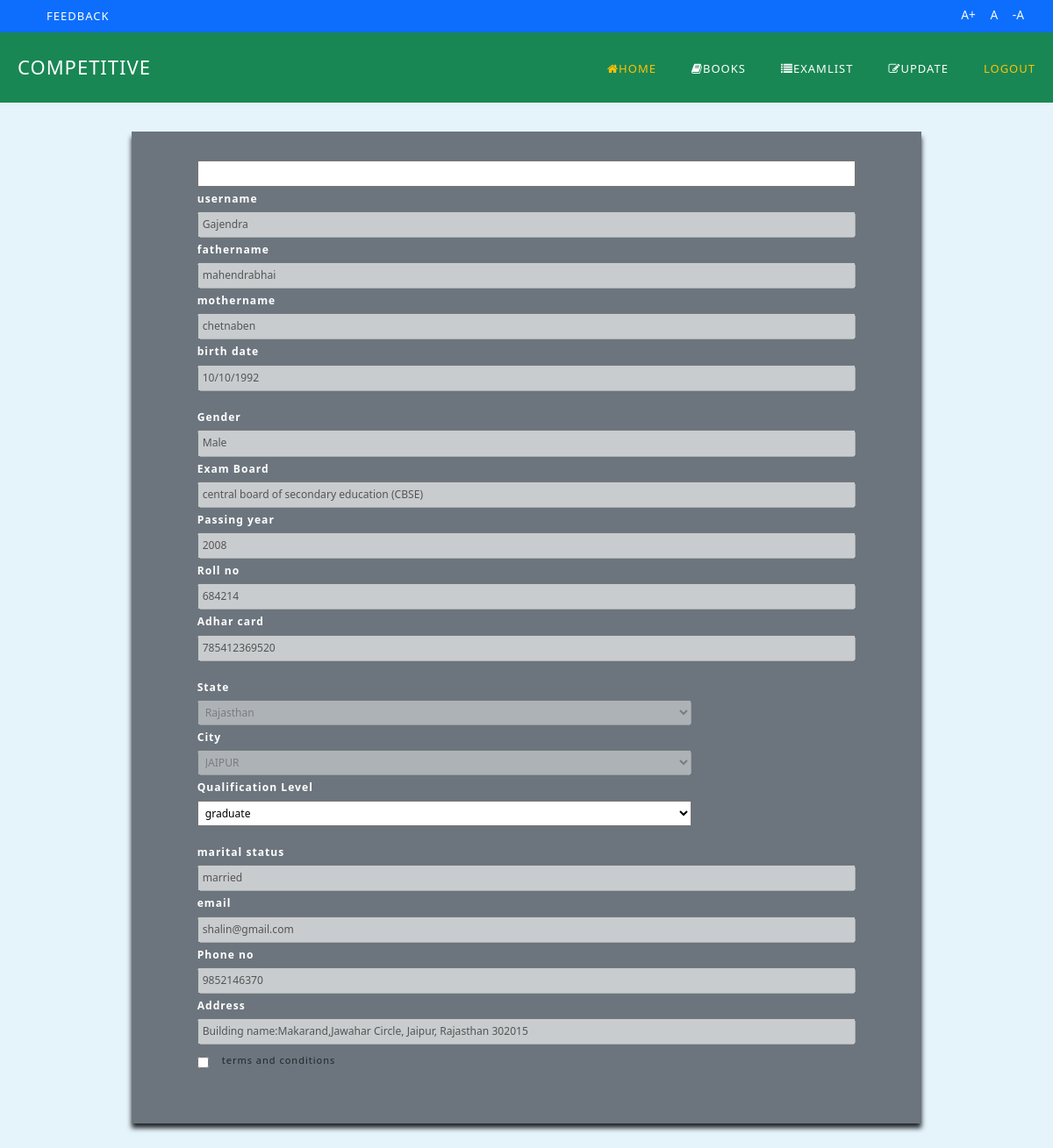
/apply_exam.php (signed in), run on the app's committed database.
### tables this page shows
CREATE TABLE `user` (
  `userid` int(4) NOT NULL,
  `username` varchar(100) NOT NULL,
  `fathername` varchar(100) NOT NULL,
  `mothername` varchar(100) NOT NULL,
  `birthdate` date NOT NULL,
  `gender` varchar(10) NOT NULL,
  `state` varchar(50) NOT NULL,
  `city` varchar(50) NOT NULL,
  `examboard` varchar(100) NOT NULL,
  `passingyear` int(10) NOT NULL,
  `rollno` int(25) NOT NULL,
  `qualification` varchar(100) NOT NULL,
  `email` varchar(100) NOT NULL,
  `phone` bigint(20) NOT NULL,
  `address` varchar(512) NOT NULL,
  `adharcard` bigint(20) NOT NULL,
  `loginid` varchar(100) NOT NULL,
  `password` varchar(100) NOT NULL,
  `imagefile` varchar(256) NOT NULL,
  `signfile` varchar(256) NOT NULL,
  `status` varchar(10) NOT NULL,
  `lastupdate` date NOT NULL DEFAULT current_timestamp()
);

### admin/databaseClass.php (called while the page is built)
<?php
    class DbConnection
    {
        private $server = "localhost";
        private $user = "root";
        private $pass = "";
        protected function database()
        {
            try
            {
                $conn = new PDO('mysql:host='.$this->server.';dbname=competitive', $this->user, $this->pass);
                $conn->setAttribute(PDO::ATTR_ERRMODE, PDO::ERRMODE_EXCEPTION);
                return $conn;
            }catch (PDOException $e)
            {
                echo $e->getMessage();
            }
        }
    }
?>

### admin/userClass.php (called while the page is built, shortened)
<?php
    class User extends DbConnection
    {
        public function userDataById($id)
        {
            $sql = "SELECT * FROM user WHERE userid = $id";
            $res = $this->database()->query($sql);
            foreach($res as $user){     }
            return $user;
        }
    }
?>

### apply_exam.php (the view, shortened to what this page needs)
<!DOCTYPE html>
<html lang="en">
<head>
</head>
<body>
    <?php include "navbar.php";
        require_once "./admin/databaseClass.php";
        require_once "./admin/userClass.php";
        $selectUserObj = new User();
        $id = $_SESSION["id"];
        $user = $selectUserObj->userDataById($id);
    ?>
    <div class="container justify-content-center bg-secondary d-flex my-5 p-5">
        <form action="" method="post" id="myForm" style="width:90%;">
            <input type="text" id="exam_name" class="pointer" name="exam_name" value="<?php echo $_GET['examname'];  ?>" style="pointer-events: none;">
            <label>username</label><input type="text" name="username" value="<?php echo $user['username'] ?>" /><br>
            <label>fathername</label><input type="text" name="fathername"
                value="<?php echo $user['fathername'] ?>" /><br>
            <label>mothername</label><input type="text" name="mothername"
                value="<?php echo $user['mothername'] ?>" /><br>
            <label>birth date</label><input type="date" name="birthdate"
                value="<?php echo $user['birthdate']  ?>" /><br>
                <br>
                <div class="user-select-none">
                    <label>Gender</label> <input type="text" name="gender" value="<?php echo $user['gender']; ?>"
                        disabled><br>
                    <label>Exam Board</label> <input type="text" name="examboard" value="<?php echo $user['examboard']; ?>"
                        disabled><br>
                    <label>Passing year</label> <input type="text" name="passyear"
                        value="<?php echo $user['passingyear']; ?>" disabled><br>
                    <label>Roll no </label><input type="text" name="rollno" value="<?php echo $user['rollno']; ?>"
                        disabled><br>
                    <label>Adhar card</label><input type="text" name="adharcard" value="<?php echo $user['adharcard']; ?>"
                        disabled /><br>
                </div>
            <div>
                <label for="state">State</label>
                <div>
                    <select class=" select" id="state" name="state">
                        <option value="">
                            <?php echo $user['state'] ?>
                        </option>
                    </select>
                </div>
            </div>
            <div>
                <label for="city">City</label>
                <div>
                    <select class=" select" id="city" name="city" d>
                        <option value="">
                            <?php echo $user['city'] ?>
                        </option>
                    </select>
                </div>
            </div>
            <label for="qualificationLevel">Qualification Level</label>
            <div>
                <select class=" select pointer" name="qualification" id="qualificationLevel" d>
                    <option value="<?php echo $user['qualification'] ?>">
                        <?php echo $user['qualification'] ?>
                    </option>
                </select>
            </div><br>
            <label>marital status</label> <input type="text" name="status" value="<?php echo $user['status']; ?>"><br>
            <label>email </label><input type="email" name="email" value="<?php echo $user['email']; ?>"><br>
            <label>Phone no </label><input type="tel" name="pnoneno" value="<?php echo $user['phone']; ?>"><br>
            <label>Address</label><input type="text" name="address" id="address"
                value="<?php echo $user['address']; ?>" /><br>
                <div class="d-flex my-3">
                    <input type="checkbox" id="myCheck" style="width:initial;margin-right:15px;"  />
                    <h4 class="h6">terms and conditions</h4>
                </div>
                <div class="col-md-3 m-0 col-sm-12">
                    <input type="submit"  name="btn" id="btn" value="submit" /><br>
                </div>
        </form>
    </div>
</body>
</html>

### css/register.css (style rules this page uses)
* { margin: 0; padding: 0; box-sizing: border-box; }
html { font-size: 12px; letter-spacing: 1px; font-family: -apple-system, BlinkMacSystemFont, 'Segoe UI', Roboto, Oxygen, Ubuntu, Cantarell, 'Open Sans', 'Helvetica Neue', sans-serif; }
.container { box-shadow: 0 0.5rem .5rem; max-width: 75%; }
.container label { color: rgb(20, 21, 23); font-weight: bold; font-size: 1.1rem; margin: 5px 0; }
select, input ,input[type=file] { width: 75%; padding: 4px; font-size: 1.1rem; }

### css/index.css (style rules this page uses)
* { margin: 0; padding: 0; box-sizing: border-box; }
html { font-size: 11px; letter-spacing: 1px; font-family: -apple-system, BlinkMacSystemFont, 'Segoe UI', Roboto, Oxygen, Ubuntu, Cantarell, 'Open Sans', 'Helvetica Neue', sans-serif; }
body { background-color: rgba(1, 143, 208, 0.1); }

### apply_exam.php (style rules this page uses)
label { width: 250px;color: white!important; }
#myForm input { width: 100%; }

### data on the page
user: username "Gajendra", fathername "mahendrabhai", mothername "chetnaben", birthdate "10/10/1992", gender "Male", examboard "central board of secondary education (CBSE)", passyear "2008", rollno "684214", adharcard "785412369520", state "Rajasthan", city "JAIPUR", qualification "graduate", status "married", email "shalin@gmail.com", pnoneno "9852146370", address "Building name:Makarand,Jawahar Circle, Jaipur, Rajasthan 302015"
